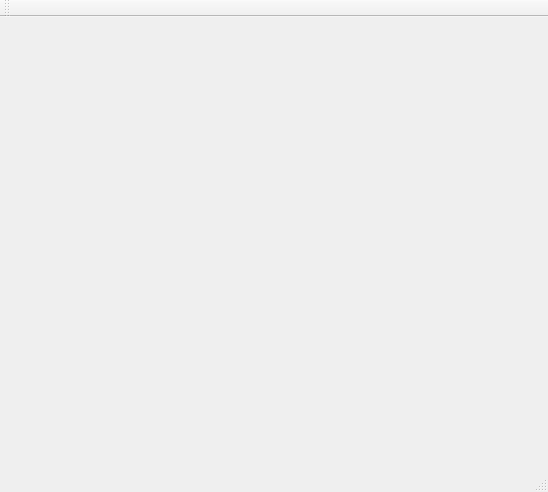
<?xml version="1.0" encoding="UTF-8"?>
<ui version="4.0">
 <class>MainWindowClass</class>
 <widget class="QMainWindow" name="MainWindowClass">
  <property name="geometry">
   <rect>
    <x>0</x>
    <y>0</y>
    <width>548</width>
    <height>492</height>
   </rect>
  </property>
  <property name="windowTitle">
   <string>MainWindow</string>
  </property>
  <widget class="QWidget" name="centralWidget"/>
  <widget class="QMenuBar" name="menuBar">
   <property name="geometry">
    <rect>
     <x>0</x>
     <y>0</y>
     <width>548</width>
     <height>23</height>
    </rect>
   </property>
  </widget>
  <widget class="QToolBar" name="mainToolBar">
   <property name="enabled">
    <bool>true</bool>
   </property>
   <attribute name="toolBarArea">
    <enum>TopToolBarArea</enum>
   </attribute>
   <attribute name="toolBarBreak">
    <bool>false</bool>
   </attribute>
  </widget>
  <widget class="QStatusBar" name="statusBar"/>
  <action name="actionOpen">
   <property name="text">
    <string>&amp;Open</string>
   </property>
  </action>
  <action name="actionAbout">
   <property name="text">
    <string>About</string>
   </property>
  </action>
  <action name="actionNew_Window">
   <property name="text">
    <string>New Window</string>
   </property>
  </action>
  <action name="actionNew_Tab">
   <property name="text">
    <string>New Tab</string>
   </property>
  </action>
  <action name="actionClose">
   <property name="text">
    <string>Close</string>
   </property>
  </action>
  <action name="actionDesigner">
   <property name="text">
    <string>Designer...</string>
   </property>
  </action>
  <action name="actionOpen_Current_Form_In_Designer">
   <property name="text">
    <string>Open CurrentForm In Designer...</string>
   </property>
   <property name="toolTip">
    <string>Open Current Form In Designer</string>
   </property>
  </action>
  <action name="actionRefresh_Current_Form">
   <property name="text">
    <string>Refresh Current Form</string>
   </property>
  </action>
  <action name="actionPVProperties">
   <property name="text">
    <string>PV Properties</string>
   </property>
  </action>
  <action name="actionStrip_Chart">
   <property name="text">
    <string>Strip Chart</string>
   </property>
  </action>
  <action name="actionUser_Level">
   <property name="text">
    <string>User Level...</string>
   </property>
  </action>
  <action name="actionMessage_Log">
   <property name="text">
    <string>Message Log</string>
   </property>
  </action>
  <action name="actionSave_Configuration">
   <property name="text">
    <string>Save Configuration...</string>
   </property>
  </action>
  <action name="actionRestore_Configuration">
   <property name="text">
    <string>Restore Configuration</string>
   </property>
  </action>
  <action name="actionExit">
   <property name="text">
    <string>Exit</string>
   </property>
  </action>
  <action name="actionSet_Passwords">
   <property name="text">
    <string>Set Passwords...</string>
   </property>
  </action>
  <action name="actionManage_Configurations">
   <property name="text">
    <string>Manage Configurations</string>
   </property>
  </action>
  <action name="actionList">
   <property name="text">
    <string>List</string>
   </property>
  </action>
  <action name="actionPlotter">
   <property name="text">
    <string>Plotter</string>
   </property>
  </action>
  <action name="actionScratch_Pad">
   <property name="text">
    <string>Scratch Pad</string>
   </property>
  </action>
  <action name="actionArchive_Status">
   <property name="text">
    <string>Archive Status</string>
   </property>
  </action>
  <action name="actionNew_Dock">
   <property name="text">
    <string>New Dock</string>
   </property>
  </action>
 </widget>
 <layoutdefault spacing="6" margin="11"/>
 <resources/>
 <connections/>
 <slots>
  <slot>Open()</slot>
  <slot>About()</slot>
 </slots>
</ui>
